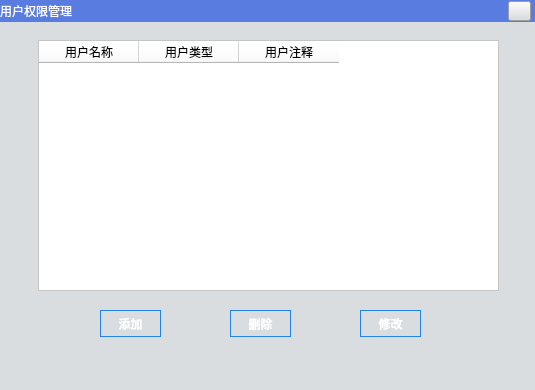
<?xml version="1.0" encoding="UTF-8"?>
<ui version="4.0">
 <class>usermanage</class>
 <widget class="QWidget" name="usermanage">
  <property name="geometry">
   <rect>
    <x>0</x>
    <y>0</y>
    <width>535</width>
    <height>390</height>
   </rect>
  </property>
  <property name="windowTitle">
   <string>Form</string>
  </property>
  <property name="styleSheet">
   <string notr="true">background-color: rgb(217, 221, 223);</string>
  </property>
  <widget class="QLabel" name="label_2">
   <property name="geometry">
    <rect>
     <x>0</x>
     <y>0</y>
     <width>535</width>
     <height>22</height>
    </rect>
   </property>
   <property name="styleSheet">
    <string notr="true">background-color: rgb(88, 124, 224);
color: rgb(255, 255, 255);</string>
   </property>
   <property name="text">
    <string>用户权限管理</string>
   </property>
   <property name="alignment">
    <set>Qt::AlignLeading|Qt::AlignLeft|Qt::AlignVCenter</set>
   </property>
  </widget>
  <widget class="QPushButton" name="closePushButton">
   <property name="geometry">
    <rect>
     <x>508</x>
     <y>1</y>
     <width>23</width>
     <height>20</height>
    </rect>
   </property>
   <property name="styleSheet">
    <string notr="true">border-image: url(:/res/close.png);</string>
   </property>
   <property name="text">
    <string/>
   </property>
  </widget>
  <widget class="QPushButton" name="userAddPushButton">
   <property name="geometry">
    <rect>
     <x>100</x>
     <y>310</y>
     <width>61</width>
     <height>27</height>
    </rect>
   </property>
   <property name="font">
    <font>
     <weight>75</weight>
     <bold>true</bold>
    </font>
   </property>
   <property name="styleSheet">
    <string notr="true">color: rgb(255, 255, 255);
background-image: url(:/res/anniubk.png);
border-color: rgb(33, 131, 229);
border-width: 1px;
border-style: solid;</string>
   </property>
   <property name="text">
    <string>添加</string>
   </property>
  </widget>
  <widget class="QPushButton" name="userDelPushButton">
   <property name="geometry">
    <rect>
     <x>230</x>
     <y>310</y>
     <width>61</width>
     <height>27</height>
    </rect>
   </property>
   <property name="font">
    <font>
     <weight>75</weight>
     <bold>true</bold>
    </font>
   </property>
   <property name="styleSheet">
    <string notr="true">color: rgb(255, 255, 255);
background-image: url(:/res/anniubk.png);
border-color: rgb(33, 131, 229);
border-width: 1px;
border-style: solid;</string>
   </property>
   <property name="text">
    <string>删除</string>
   </property>
  </widget>
  <widget class="QPushButton" name="userEditPushButton">
   <property name="geometry">
    <rect>
     <x>360</x>
     <y>310</y>
     <width>61</width>
     <height>27</height>
    </rect>
   </property>
   <property name="font">
    <font>
     <weight>75</weight>
     <bold>true</bold>
    </font>
   </property>
   <property name="styleSheet">
    <string notr="true">color: rgb(255, 255, 255);
background-image: url(:/res/anniubk.png);
border-color: rgb(33, 131, 229);
border-width: 1px;
border-style: solid;</string>
   </property>
   <property name="text">
    <string>修改</string>
   </property>
  </widget>
  <widget class="QTableWidget" name="tableWidget">
   <property name="geometry">
    <rect>
     <x>38</x>
     <y>40</y>
     <width>461</width>
     <height>251</height>
    </rect>
   </property>
   <property name="styleSheet">
    <string notr="true">background-color: rgb(255, 255, 255);</string>
   </property>
   <attribute name="verticalHeaderVisible">
    <bool>false</bool>
   </attribute>
   <column>
    <property name="text">
     <string>用户名称</string>
    </property>
    <property name="textAlignment">
     <set>AlignCenter</set>
    </property>
   </column>
   <column>
    <property name="text">
     <string>用户类型</string>
    </property>
    <property name="textAlignment">
     <set>AlignCenter</set>
    </property>
   </column>
   <column>
    <property name="text">
     <string>用户注释</string>
    </property>
    <property name="textAlignment">
     <set>AlignCenter</set>
    </property>
   </column>
  </widget>
 </widget>
 <resources/>
 <connections/>
</ui>
